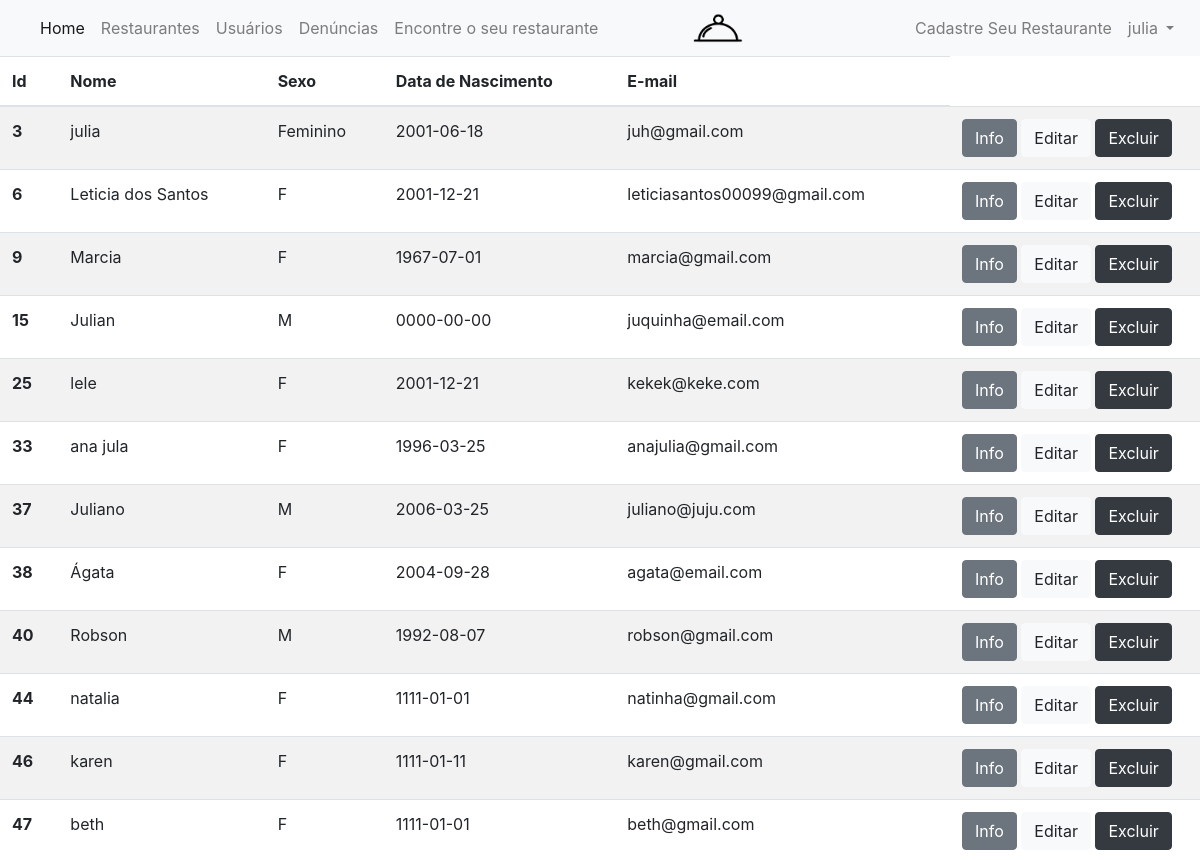
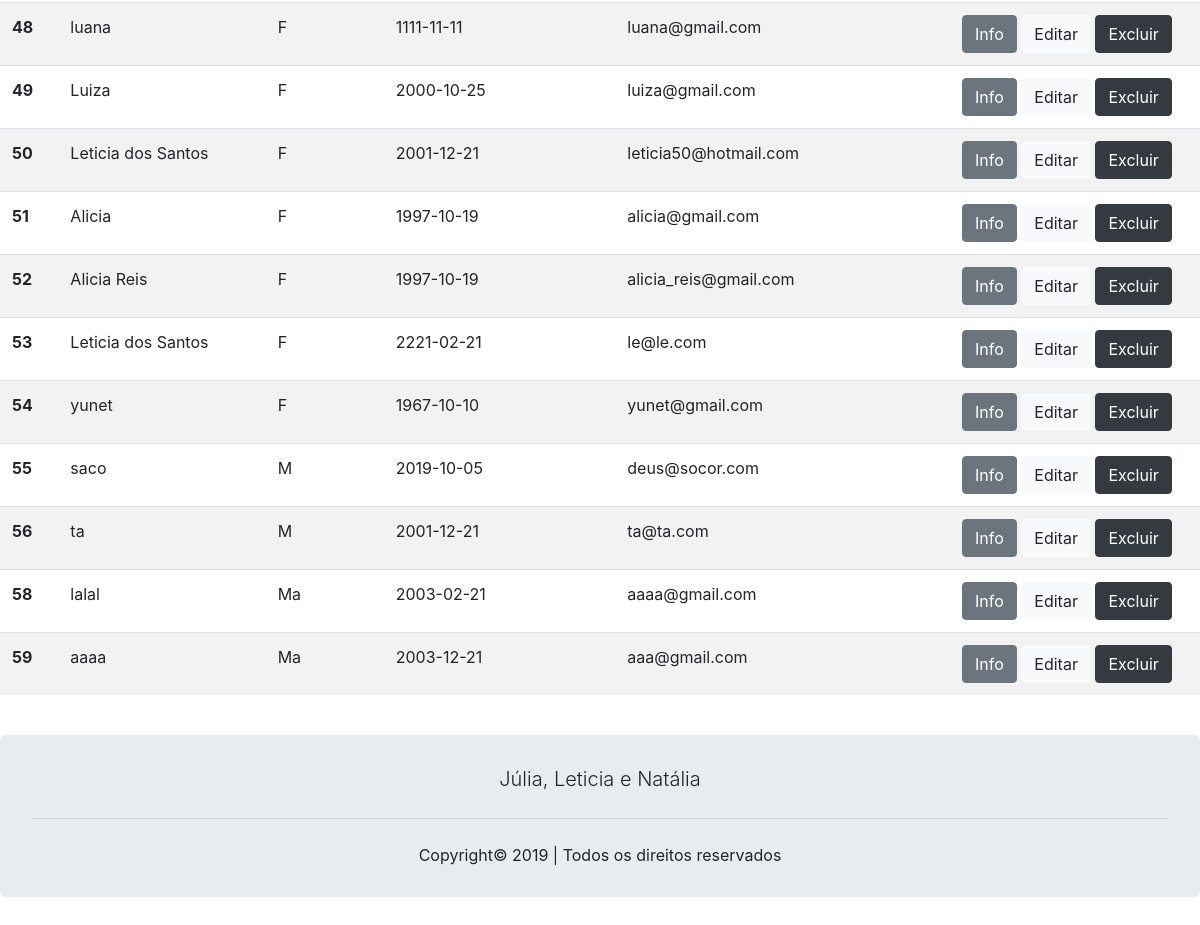
The app's page /buscar_usuarios.php (signed in), older data (2 pictures, top to bottom).
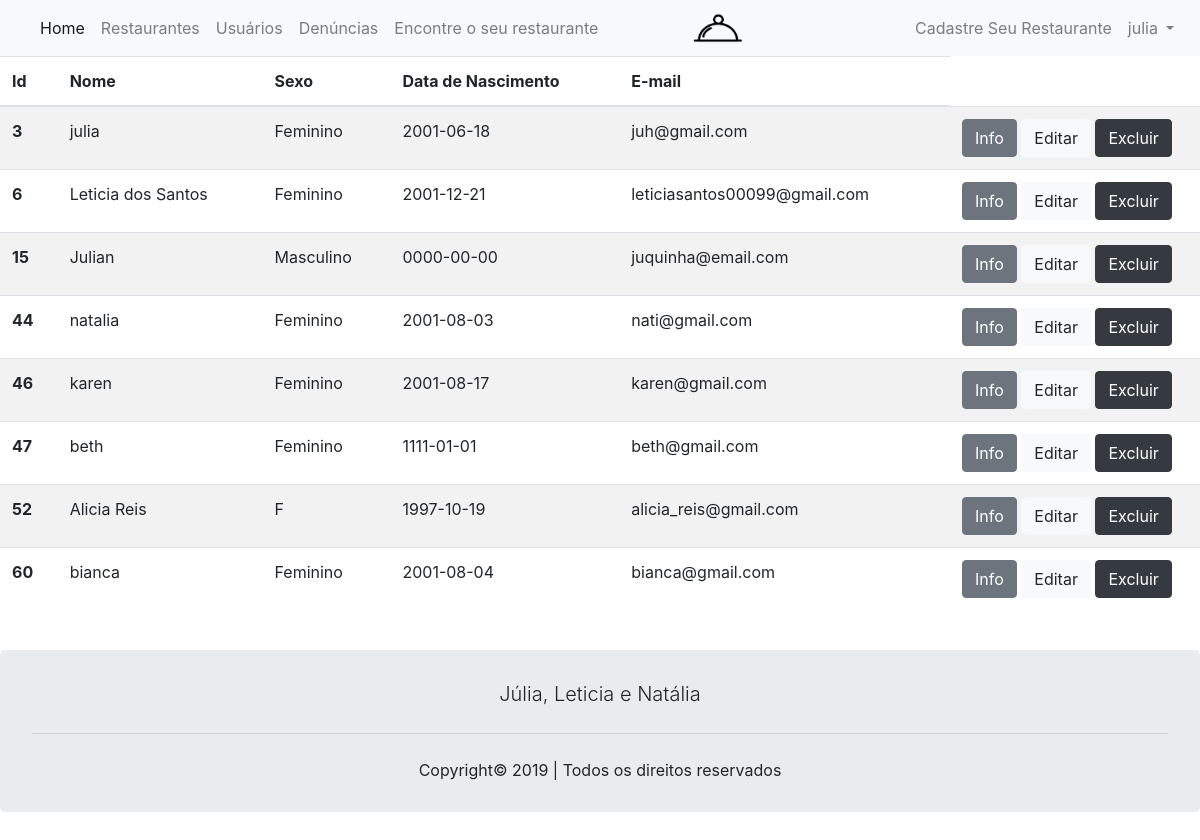
The same page, newer data.
### tables this page shows
CREATE TABLE `usuario` (
  `id_user` int(11) NOT NULL,
  `nome` varchar(100) NOT NULL,
  `sexo` varchar(9) NOT NULL,
  `dt_nascimento` date NOT NULL,
  `email` varchar(80) NOT NULL,
  `senha` varchar(100) NOT NULL,
  `tipo_user_id_tip` int(80) NOT NULL
);

### buscar_usuarios.php (the view, shortened to what this page needs)
<?php
if(empty($_SESSION['nome'])){
    header("Location: not-found.php");
} else{
    include ("cabecalho_logado.php");
    ?>
    <!DOCTYPE html>
    <html lang="pt-br">
    <head>
        <link rel="stylesheet" href="assets/css/bootstrap.min.css">
        <link rel="stylesheet" href="assets/css/Bootstrap/bootstrap.min.css">
        <link rel="stylesheet" href="https://stackpath.bootstrapcdn.com/bootstrap/4.1.3/css/bootstrap.min.css">
    </head>
    <body>
        <table class="table table-striped">
            <thead>
                <tr>
                    <th scope="col">Id</th>
                    <th scope="col">Nome</th>
                    <th scope="col">Sexo</th>
                    <th scope="col">Data de Nascimento</th>
                    <th scope="col">E-mail</th>
                </tr>
            </thead>
            <tbody>
                <?php
                $pdo = Banco::conectar();
                $sql = 'SELECT * FROM usuario ORDER BY id_user ASC';
                foreach($pdo->query($sql)as $row)
                {
                    echo '<tr>';
                    echo '<th scope="row">'. $row['id_user'] . '</th>';
                    echo "<td>". $row['nome'] . '</td>';
                    echo "<td>". $row['sexo'] . '</td>';
                    echo "<td>". $row['dt_nascimento'] . '</td>';
                    echo "<td>". $row['email'] . '</td>';
                    echo "<td width=250>";
                    echo '<a class="btn btn-secondary" href="read_usuario.php?id_user='.$row['id_user'].'">Info</a>';
                    echo '<a class="btn btn-light" href="update_usuario.php?id_user='.$row['id_user'].'">Editar</a>';
                    echo '<a class="btn btn-dark" href="delete_usuario.php?id_user='.$row['id_user'].'">Excluir</a>';
                    echo '</td>';
                    echo '</tr>';
                }
                ?>
            </tbody>
        </table>
</body>
</html>
<?php
}
include ("rodape.php");
?>

### cabecalho_logado.php (shortened to what this page needs)
<!DOCTYPE html>
<html lang="pt-br">
<head>
  <link rel="stylesheet" type="text/css" href="index.css">
  <link rel="stylesheet" href="assets/css/bootstrap.min.css">
  <link rel="stylesheet" href="assets/css/Bootstrap/bootstrap.min.css">
</head>
<body>
  <nav class=" navbar sticky-top navbar navbar-expand-lg navbar-light bg-light">
    <div class="collapse navbar-collapse" id="navbarNavDropdown">
      <ul class="navbar-nav">
        <li class="nav-item active">
          <a class="nav-link" href="index.php">Home <span class="sr-only">(current)</span></a>
        </li>
        <?php
        $pdo = Banco::conectar();
        $pdo->setAttribute(PDO::ATTR_ERRMODE, PDO::ERRMODE_EXCEPTION);
        $sql = "SELECT * FROM usuario where id_user = ?";
        $q = $pdo->prepare($sql);
        $q->execute(array($_SESSION['id_user']));
        $data = $q->fetch(PDO::FETCH_ASSOC);
        $acesso = $data['tipo_user_id_tip'];
        if ($acesso == 1) {
         ?>
         <li class="nav-item">
          <a class="nav-link" href="buscar_restaurantes.php">Restaurantes</a>
        </li>
        <li class="nav-item">
          <a class="nav-link" href="buscar_usuarios.php">Usuários</a>
        </li>
        <li class="nav-item">
          <a class="nav-link" href="buscar_denuncias.php">Denúncias</a>
        </li>
        <li class="nav-item">
          <a class="nav-link" href="encontre.php">Encontre o seu restaurante</a>
        </li>
      </ul>
    </div>
    <div>
      <img src="img/logo1.png" style="width: 39%;" style="margin-left: 10%;">
    </div>
    <div class="collapse navbar-collapse" id="navbarNavDropdown" style="float: right;" >
      <ul class="navbar-nav" style="margin-left: 23.5%;">
        <li class="nav-item">
          <a class="nav-link" href="create_restaurante.php">Cadastre Seu Restaurante</a>
        </li>
        <li class="nav-item dropdown">
          <a class="nav-link dropdown-toggle" href="#" id="navbarDropdownMenuLink" role="button" data-toggle="dropdown" aria-haspopup="true" aria-expanded="false">
            <?php echo $_SESSION['nome']; ?>
          </a>
        </li>
      </ul>
    </div>
  </nav>
<?php
}
?>
</body>
</html>

### rodape.php
<!DOCTYPE html>
<html lang="pt-br">
<head>
	<link rel="stylesheet" type="text/css" href="index.css">
</head>
<br>
<body>
	<div>
		<center>
			<div class="jumbotron" style="width: 100%;">
				<p class="lead" style=" margin-top: -3%">Júlia, Leticia e Natália</p>
				<hr class="my-4">
				<p style="margin-bottom: -3%">Copyright© 2019 | Todos os direitos reservados</p>
			</div>
		</center>
	</div>
</body>
</html>

Row changes from the older to the newer data that the page shows:
removed usuario: id_user "9", nome "Marcia", sexo "F", dt_nascimento "1967-07-01", email "marcia@gmail.com"
removed usuario: id_user "25", nome "lele", sexo "F", dt_nascimento "2001-12-21", email "kekek@keke.com"
removed usuario: id_user "33", nome "ana jula", sexo "F", dt_nascimento "1996-03-25", email "anajulia@gmail.com"
removed usuario: id_user "37", nome "Juliano", sexo "M", dt_nascimento "2006-03-25", email "juliano@juju.com"
removed usuario: id_user "38", nome "Ágata", sexo "F", dt_nascimento "2004-09-28", email "agata@email.com"
removed usuario: id_user "40", nome "Robson", sexo "M", dt_nascimento "1992-08-07", email "robson@gmail.com"
removed usuario: id_user "48", nome "luana", sexo "F", dt_nascimento "1111-11-11", email "luana@gmail.com"
removed usuario: id_user "49", nome "Luiza", sexo "F", dt_nascimento "2000-10-25", email "luiza@gmail.com"
removed usuario: id_user "50", nome "Leticia dos Santos", sexo "F", dt_nascimento "2001-12-21", email "leticia50@hotmail.com"
removed usuario: id_user "51", nome "Alicia", sexo "F", dt_nascimento "1997-10-19", email "alicia@gmail.com"
removed usuario: id_user "53", nome "Leticia dos Santos", sexo "F", dt_nascimento "2221-02-21", email "le@le.com"
removed usuario: id_user "54", nome "yunet", sexo "F", dt_nascimento "1967-10-10", email "yunet@gmail.com"
removed usuario: id_user "55", nome "saco", sexo "M", dt_nascimento "2019-10-05", email "deus@socor.com"
removed usuario: id_user "56", nome "ta", sexo "M", dt_nascimento "2001-12-21", email "ta@ta.com"
removed usuario: id_user "58", nome "lalal", sexo "Ma", dt_nascimento "2003-02-21", email "aaaa@gmail.com"
removed usuario: id_user "59", nome "aaaa", sexo "Ma", dt_nascimento "2003-12-21", email "aaa@gmail.com"
changed usuario "Leticia dos Santos": sexo "F" → "Feminino"
changed usuario "Julian": sexo "M" → "Masculino"
changed usuario "natalia": sexo "F" → "Feminino"; dt_nascimento "1111-01-01" → "2001-08-03"; email "natinha@gmail.com" → "nati@gmail.com"
changed usuario "karen": sexo "F" → "Feminino"; dt_nascimento "1111-01-11" → "2001-08-17"
changed usuario "beth": sexo "F" → "Feminino"
added usuario: id_user "60", nome "bianca", sexo "Feminino", dt_nascimento "2001-08-04", email "bianca@gmail.com"
